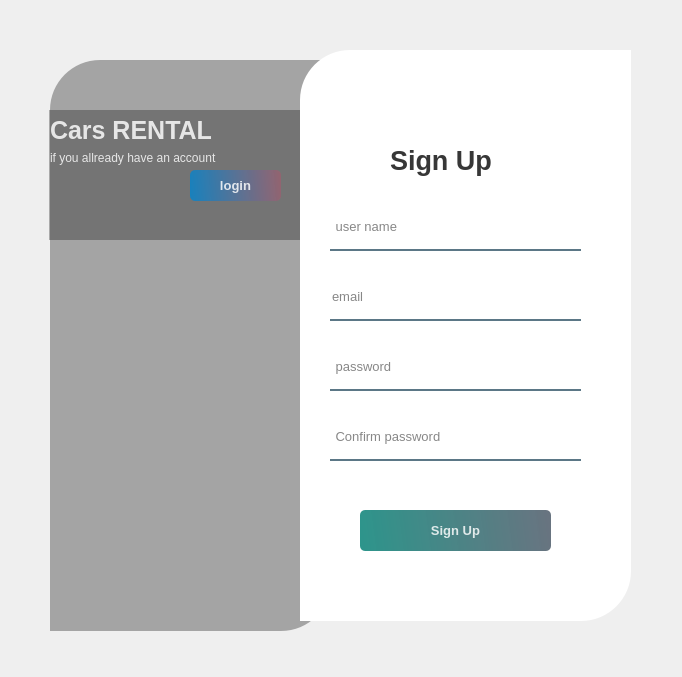
<?xml version="1.0" encoding="UTF-8"?>
<ui version="4.0">
 <class>Signup</class>
 <widget class="QWidget" name="Signup">
  <property name="geometry">
   <rect>
    <x>0</x>
    <y>0</y>
    <width>682</width>
    <height>677</height>
   </rect>
  </property>
  <property name="windowTitle">
   <string>Sign Up</string>
  </property>
  <widget class="QWidget" name="widget" native="true">
   <property name="geometry">
    <rect>
     <x>30</x>
     <y>30</y>
     <width>621</width>
     <height>631</height>
    </rect>
   </property>
   <property name="styleSheet">
    <string notr="true">QPushButton#registerbtn{
	background-color: qlineargradient(spread:pad, x1:0, y1:0.505682, x2:1, y2:0.477,stop:0 rgba(11,131,120,219),stop:1 rgba(85, 98, 112, 226));
	color:rgba(255,255,255,210);
	border-radius:5px;
}
QPushButton#registerbtn:hover{
	background-color: qlineargradient(spread:pad, x1:0, y1:0.505682, x2:1, y2:0.477, stop:0 rgba(150, 123, 111, 219), stop:1 rgba(85, 81, 84, 226));}
QPushButton#registerbtn:pressed{
	padding-left:5px;
	padding-top:5px;
background-color:rgba(150, 123, 111,255);}

QPushButton#logbtn{
	background-color: qlineargradient(spread:pad, x1:0, y1:0.505682, x2:1, y2:0.477,stop:0 rgba(11,131,200,219),stop:1 rgba(150, 98, 112, 226));
	color:rgba(255,255,255,210);
	border-radius:5px;
}
QPushButton#logbtn:hover{
	background-color: qlineargradient(spread:pad, x1:0, y1:0.505682, x2:1, y2:0.477, stop:0 rgba(150, 123, 111, 219), stop:1 rgba(85, 81, 84, 226));}
QPushButton#logbtn:pressed{
	padding-left:5px;
	padding-top:5px;
background-color:rgba(150, 123, 111,255);}
</string>
   </property>
   <widget class="QLabel" name="label">
    <property name="geometry">
     <rect>
      <x>19</x>
      <y>30</y>
      <width>301</width>
      <height>571</height>
     </rect>
    </property>
    <property name="styleSheet">
     <string notr="true">
border-image: url(:/pics/pics/kl.jpg);
border-top-left-radius:50px;
border-bottom-right-radius:50px;</string>
    </property>
    <property name="text">
     <string/>
    </property>
   </widget>
   <widget class="QLabel" name="label_2">
    <property name="geometry">
     <rect>
      <x>20</x>
      <y>30</y>
      <width>281</width>
      <height>571</height>
     </rect>
    </property>
    <property name="styleSheet">
     <string notr="true">
background-color:rgba(0,0,0,80);
border-top-left-radius:50px;
border-bottom-right-radius:50px;</string>
    </property>
    <property name="text">
     <string/>
    </property>
   </widget>
   <widget class="QLabel" name="label_3">
    <property name="geometry">
     <rect>
      <x>270</x>
      <y>20</y>
      <width>331</width>
      <height>571</height>
     </rect>
    </property>
    <property name="styleSheet">
     <string notr="true">background-color:rgba(255,255,255,255);
border-bottom-right-radius: 50px;
border-top-left-radius: 50px;</string>
    </property>
    <property name="text">
     <string/>
    </property>
   </widget>
   <widget class="QLabel" name="label_4">
    <property name="geometry">
     <rect>
      <x>360</x>
      <y>110</y>
      <width>151</width>
      <height>40</height>
     </rect>
    </property>
    <property name="font">
     <font>
      <pointsize>20</pointsize>
      <weight>75</weight>
      <bold>true</bold>
     </font>
    </property>
    <property name="styleSheet">
     <string notr="true">color: rgba(0,0,0,200);</string>
    </property>
    <property name="text">
     <string>Sign Up</string>
    </property>
   </widget>
   <widget class="QLineEdit" name="lineEdit">
    <property name="geometry">
     <rect>
      <x>300</x>
      <y>180</y>
      <width>251</width>
      <height>41</height>
     </rect>
    </property>
    <property name="font">
     <font>
      <pointsize>10</pointsize>
     </font>
    </property>
    <property name="styleSheet">
     <string notr="true">background-color:rgba(0,0,0,0);
border:none;
border-bottom:2px solid rgba(46,82,101,200);
color:rgba(0,0,0,240);
padding-bottom: 7px;</string>
    </property>
    <property name="placeholderText">
     <string> user name</string>
    </property>
   </widget>
   <widget class="QLineEdit" name="password">
    <property name="geometry">
     <rect>
      <x>300</x>
      <y>320</y>
      <width>251</width>
      <height>41</height>
     </rect>
    </property>
    <property name="font">
     <font>
      <pointsize>10</pointsize>
     </font>
    </property>
    <property name="styleSheet">
     <string notr="true">background-color:rgba(0,0,0,0);
border:none;
border-bottom:2px solid rgba(46,82,101,200);
color:rgba(0,0,0,240);
padding-bottom: 7px;</string>
    </property>
    <property name="echoMode">
     <enum>QLineEdit::Password</enum>
    </property>
    <property name="placeholderText">
     <string> password</string>
    </property>
   </widget>
   <widget class="QPushButton" name="registerbtn">
    <property name="geometry">
     <rect>
      <x>330</x>
      <y>480</y>
      <width>191</width>
      <height>41</height>
     </rect>
    </property>
    <property name="font">
     <font>
      <pointsize>10</pointsize>
      <weight>75</weight>
      <bold>true</bold>
     </font>
    </property>
    <property name="text">
     <string>Sign Up</string>
    </property>
   </widget>
   <widget class="QLabel" name="label_5">
    <property name="geometry">
     <rect>
      <x>19</x>
      <y>80</y>
      <width>251</width>
      <height>130</height>
     </rect>
    </property>
    <property name="styleSheet">
     <string notr="true">background-color:rgba(0,0,0,75);</string>
    </property>
    <property name="text">
     <string/>
    </property>
   </widget>
   <widget class="QLabel" name="label_6">
    <property name="geometry">
     <rect>
      <x>20</x>
      <y>80</y>
      <width>211</width>
      <height>40</height>
     </rect>
    </property>
    <property name="font">
     <font>
      <pointsize>19</pointsize>
      <weight>75</weight>
      <bold>true</bold>
     </font>
    </property>
    <property name="styleSheet">
     <string notr="true">color:rgba(255,255,255,210);</string>
    </property>
    <property name="text">
     <string>Cars RENTAL</string>
    </property>
   </widget>
   <widget class="QLabel" name="label_7">
    <property name="geometry">
     <rect>
      <x>30</x>
      <y>130</y>
      <width>220</width>
      <height>50</height>
     </rect>
    </property>
    <property name="font">
     <font>
      <pointsize>8</pointsize>
      <weight>75</weight>
      <bold>true</bold>
     </font>
    </property>
    <property name="styleSheet">
     <string notr="true">color:rgba(255,255,255,200);</string>
    </property>
    <property name="text">
     <string/>
    </property>
   </widget>
   <widget class="QLineEdit" name="email">
    <property name="geometry">
     <rect>
      <x>300</x>
      <y>250</y>
      <width>251</width>
      <height>41</height>
     </rect>
    </property>
    <property name="font">
     <font>
      <pointsize>10</pointsize>
     </font>
    </property>
    <property name="styleSheet">
     <string notr="true">background-color:rgba(0,0,0,0);
border:none;
border-bottom:2px solid rgba(46,82,101,200);
color:rgba(0,0,0,240);
padding-bottom: 7px;</string>
    </property>
    <property name="placeholderText">
     <string>email</string>
    </property>
   </widget>
   <widget class="QLineEdit" name="Cpassword">
    <property name="geometry">
     <rect>
      <x>300</x>
      <y>390</y>
      <width>251</width>
      <height>41</height>
     </rect>
    </property>
    <property name="font">
     <font>
      <pointsize>10</pointsize>
     </font>
    </property>
    <property name="styleSheet">
     <string notr="true">background-color:rgba(0,0,0,0);
border:none;
border-bottom:2px solid rgba(46,82,101,200);
color:rgba(0,0,0,240);
padding-bottom: 7px;</string>
    </property>
    <property name="echoMode">
     <enum>QLineEdit::Password</enum>
    </property>
    <property name="placeholderText">
     <string> Confirm password</string>
    </property>
   </widget>
   <widget class="QPushButton" name="logbtn">
    <property name="geometry">
     <rect>
      <x>160</x>
      <y>140</y>
      <width>91</width>
      <height>31</height>
     </rect>
    </property>
    <property name="font">
     <font>
      <pointsize>10</pointsize>
      <weight>75</weight>
      <bold>true</bold>
     </font>
    </property>
    <property name="text">
     <string>login</string>
    </property>
   </widget>
   <widget class="QLabel" name="label_8">
    <property name="geometry">
     <rect>
      <x>20</x>
      <y>120</y>
      <width>201</width>
      <height>16</height>
     </rect>
    </property>
    <property name="styleSheet">
     <string notr="true">color:rgba(255,255,255,210);</string>
    </property>
    <property name="text">
     <string>if you allready have an account</string>
    </property>
   </widget>
   <widget class="QLabel" name="error">
    <property name="geometry">
     <rect>
      <x>344</x>
      <y>550</y>
      <width>171</width>
      <height>20</height>
     </rect>
    </property>
    <property name="text">
     <string/>
    </property>
   </widget>
  </widget>
 </widget>
 <resources>
  <include location="res.qrc"/>
 </resources>
 <connections/>
</ui>
